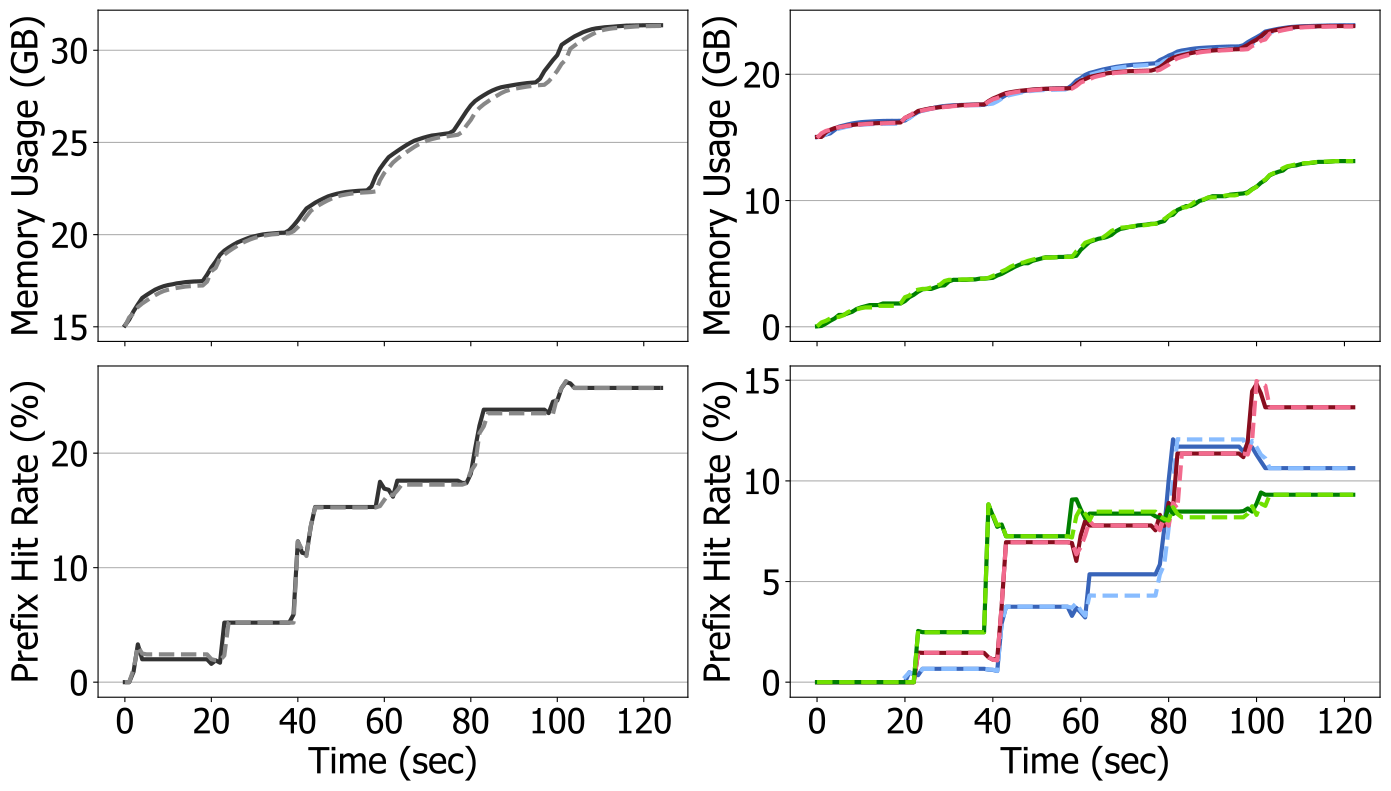

Recreate this plot in Python.
#!/usr/bin/env python3
from pathlib import Path

import matplotlib as mpl
import matplotlib.pyplot as plt
import pandas as pd
from matplotlib import font_manager
from matplotlib.ticker import MultipleLocator


FIG_DIR = Path(__file__).resolve().parent
EVAL_DIR = FIG_DIR.parent
REPO_ROOT = FIG_DIR.parent.parent

FONT_PATH = EVAL_DIR / "fonts" / "Tahoma.ttf"
OUTPUT_PATH = FIG_DIR / "figure_7.pdf"

COLOR_SINGLE = "#888888"
COLOR_SINGLE_DARK = "#333333"
COLOR_GREENS = ["#70e000", "#008000"]
COLOR_BLUES = ["#88BCFF", "#3864B9"]
COLOR_REDS = ["#f26a8d", "#880d1e"]

FONT_LABEL = 26
FONT_TICK = 25
LINE_WIDTH = 3


def configure_font():
    if not FONT_PATH.exists():
        raise FileNotFoundError(f"Tahoma font not found at {FONT_PATH}")

    font_manager.fontManager.addfont(str(FONT_PATH))
    font_name = font_manager.FontProperties(fname=str(FONT_PATH)).get_name()
    mpl.rcParams["font.family"] = font_name
    mpl.rcParams["axes.unicode_minus"] = False


def display_path(path: Path) -> str:
    try:
        return str(path.resolve().relative_to(REPO_ROOT))
    except ValueError:
        return str(path)


def merge_single():
    vllm = pd.read_csv(FIG_DIR / "reference" / "SD+PC.tsv", sep="\t")
    lls = pd.read_csv(FIG_DIR / "parsed" / "SD+PC.tsv", sep="\t")
    return pd.DataFrame(
        {
            "time_s": vllm["time_s"],
            "vllm_mem_mb": pd.to_numeric(vllm["gpu_mem_mb"]),
            "lls_mem_mb": pd.to_numeric(lls["gpu_mem_mb"]),
            "vllm_hit_pct": pd.to_numeric(vllm["prefix_hit_pct"]),
            "lls_hit_pct": pd.to_numeric(lls["prefix_hit_pct"]),
        }
    )


def merge_multi(name):
    vllm = pd.read_csv(FIG_DIR / "reference" / f"{name}.tsv", sep="\t")
    lls = pd.read_csv(FIG_DIR / "parsed" / f"{name}.tsv", sep="\t")

    if "gpu_mem_mb" in lls.columns:
        return pd.DataFrame(
            {
                "time_s": vllm["time_s"],
                "vllm_mem_mb": pd.to_numeric(vllm["gpu_mem_mb"]),
                "lls_mem_mb": pd.to_numeric(lls["gpu_mem_mb"]),
                "vllm_hit_pct": pd.to_numeric(vllm["prefix_hit_pct"]),
                "lls_hit_pct": pd.to_numeric(lls["prefix_hit_pct"]),
            }
        )

    return pd.DataFrame(
        {
            "time_s": vllm["time_s"],
            "vllm_mem_mb": pd.to_numeric(vllm["shared_cpu_mem_mb"]),
            "lls_mem_mb": pd.to_numeric(lls["shared_cpu_mem_mb"]),
            "vllm_hit_pct": pd.to_numeric(vllm["shared_cpu_prefix_hit_pct"]),
            "lls_hit_pct": pd.to_numeric(lls["shared_cpu_prefix_hit_pct"]),
        }
    )


def build_plot():
    single_df = merge_single()
    inst0_df = merge_multi("MD+PC+PS_inst0")
    inst1_df = merge_multi("MD+PC+PS_inst1")
    shared_df = merge_multi("MD+PC+PS_shared_cpu")

    fig, axes = plt.subplots(2, 2, figsize=(14, 8), sharex="col")
    ax_single_mem, ax_multi_mem = axes[0]
    ax_single_hit, ax_multi_hit = axes[1]

    for ax in [ax_single_mem, ax_single_hit, ax_multi_mem, ax_multi_hit]:
        ax.xaxis.set_major_locator(MultipleLocator(20))

    ax_single_mem.plot(
        single_df["time_s"],
        single_df["vllm_mem_mb"] / 1024.0,
        color=COLOR_SINGLE_DARK,
        linewidth=LINE_WIDTH,
    )
    ax_single_mem.plot(
        single_df["time_s"],
        single_df["lls_mem_mb"] / 1024.0,
        color=COLOR_SINGLE,
        linestyle="--",
        linewidth=LINE_WIDTH,
    )
    ax_single_mem.set_ylabel("Memory Usage (GB)", fontsize=FONT_LABEL)
    ax_single_mem.grid(True, axis="y")
    ax_single_mem.tick_params(axis="both", labelsize=FONT_TICK)

    ax_single_hit.plot(
        single_df["time_s"],
        single_df["vllm_hit_pct"],
        color=COLOR_SINGLE_DARK,
        linewidth=LINE_WIDTH,
    )
    ax_single_hit.plot(
        single_df["time_s"],
        single_df["lls_hit_pct"],
        color=COLOR_SINGLE,
        linestyle="--",
        linewidth=LINE_WIDTH,
    )
    ax_single_hit.set_ylabel("Prefix Hit Rate (%)", fontsize=FONT_LABEL)
    ax_single_hit.set_xlabel("Time (sec)", fontsize=FONT_LABEL)
    ax_single_hit.grid(True, axis="y")
    ax_single_hit.tick_params(axis="both", labelsize=FONT_TICK)

    series = [
        (inst0_df, COLOR_BLUES[1], COLOR_BLUES[0]),
        (inst1_df, COLOR_REDS[1], COLOR_REDS[0]),
        (shared_df, COLOR_GREENS[1], COLOR_GREENS[0]),
    ]
    for df, solid, dashed in series:
        ax_multi_mem.plot(
            df["time_s"],
            df["vllm_mem_mb"] / 1024.0,
            color=solid,
            linewidth=LINE_WIDTH,
        )
        ax_multi_mem.plot(
            df["time_s"],
            df["lls_mem_mb"] / 1024.0,
            color=dashed,
            linestyle="--",
            linewidth=LINE_WIDTH,
        )
        ax_multi_hit.plot(
            df["time_s"],
            df["vllm_hit_pct"],
            color=solid,
            linewidth=LINE_WIDTH,
        )
        ax_multi_hit.plot(
            df["time_s"],
            df["lls_hit_pct"],
            color=dashed,
            linestyle="--",
            linewidth=LINE_WIDTH,
        )

    ax_multi_mem.set_ylabel("Memory Usage (GB)", fontsize=FONT_LABEL)
    ax_multi_mem.grid(True, axis="y")
    ax_multi_mem.tick_params(axis="both", labelsize=FONT_TICK)

    ax_multi_hit.set_ylabel("Prefix Hit Rate (%)", fontsize=FONT_LABEL)
    ax_multi_hit.set_xlabel("Time (sec)", fontsize=FONT_LABEL)
    ax_multi_hit.grid(True, axis="y")
    ax_multi_hit.tick_params(axis="both", labelsize=FONT_TICK)

    plt.tight_layout()
    plt.savefig(OUTPUT_PATH, bbox_inches="tight", dpi=300)
    plt.close(fig)


def main():
    configure_font()
    build_plot()
    print(f"Saved figure to {display_path(OUTPUT_PATH)}")


if __name__ == "__main__":
    main()
